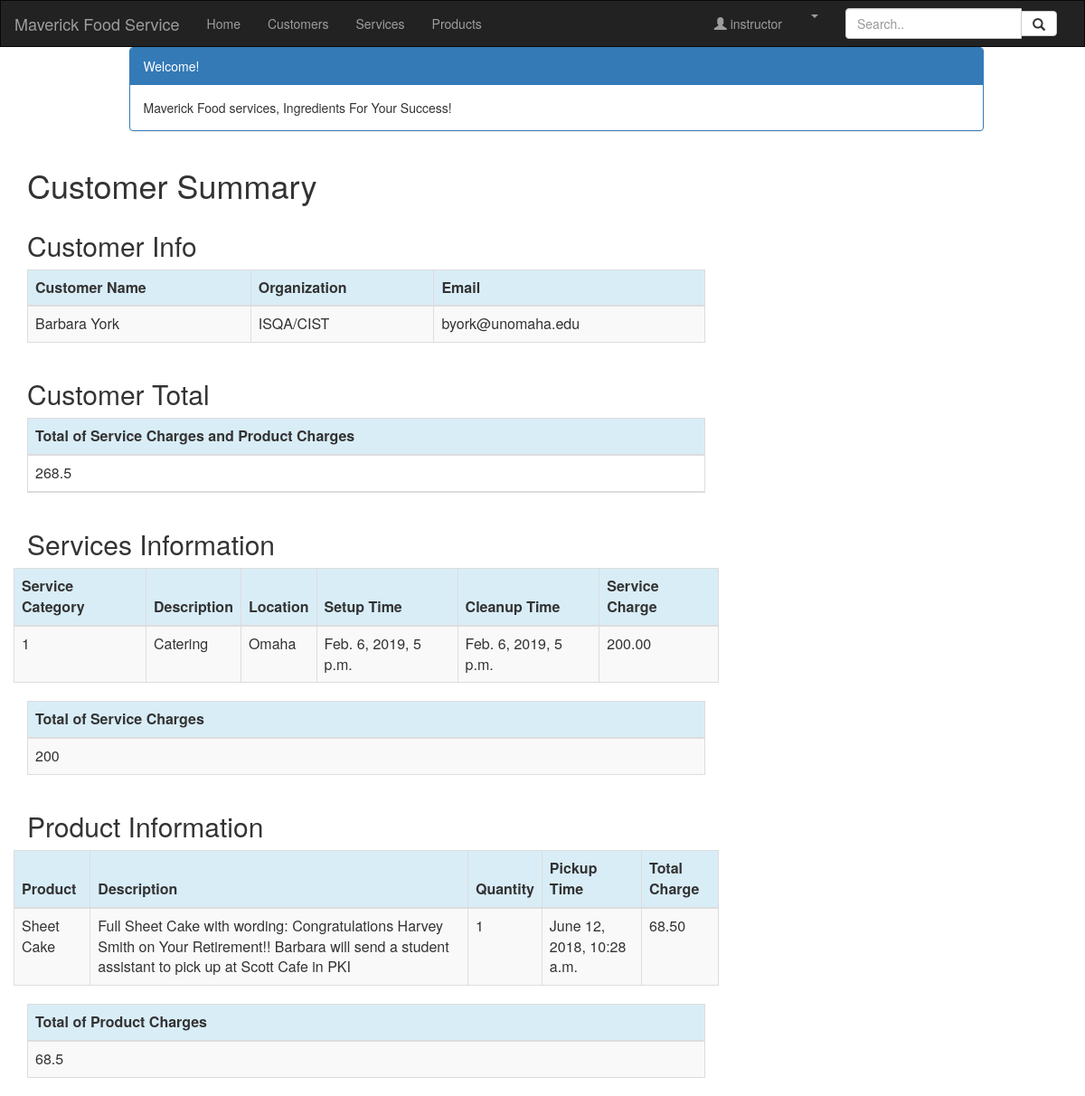
The app's page /customer/26/summary/ (signed in) with its own data.
### crm/models.py (models this page shows, shortened)
class Customer(models.Model):
    cust_name = models.CharField(max_length=50)
    organization = models.CharField(max_length=100, blank=True)
    role = models.CharField(max_length=100)
    email = models.EmailField(max_length=100)
    bldgroom = models.CharField(max_length=100)
    address = models.CharField(max_length=200)
    account_number = models.IntegerField(blank=False, null=False)
    city = models.CharField(max_length=50)
    state = models.CharField(max_length=50)
    zipcode = models.CharField(max_length=10)
    phone_number = models.CharField(max_length=50)
    created_date = models.DateTimeField(
        default=timezone.now)
    updated_date = models.DateTimeField(auto_now_add=True)

class Service(models.Model):
    cust_name = models.ForeignKey(Customer, on_delete=models.CASCADE, related_name='services')
    service_category = models.CharField(max_length=100)
    description = models.TextField()
    location = models.CharField(max_length=200)
    setup_time = models.DateTimeField(
        default=timezone.now)
    cleanup_time = models.DateTimeField(
        default=timezone.now)
    service_charge = models.DecimalField(max_digits=10, decimal_places=2)
    created_date = models.DateTimeField(
        default=timezone.now)
    updated_date = models.DateTimeField(auto_now_add=True)

class Product(models.Model):
    cust_name = models.ForeignKey(Customer, on_delete=models.CASCADE, related_name='products')
    product_name = models.CharField(max_length=100)
    description = models.TextField()
    quantity = models.IntegerField()
    pickup_time = models.DateTimeField(
        default=timezone.now)
    charge = models.DecimalField(max_digits=10, decimal_places=2)
    created_date = models.DateTimeField(
        default=timezone.now)
    updated_date = models.DateTimeField(auto_now_add=True)

### crm/views.py (the view)
# urls.py: path('customer/<int:pk>/summary/', views.summary, name='summary'),
@login_required
def summary(request, pk):
    customer = get_object_or_404(Customer, pk=pk)
    services = Service.objects.filter(cust_name=pk)
    products = Product.objects.filter(cust_name=pk)
    sum_service_charge = Service.objects.filter(cust_name=pk).aggregate(Sum('service_charge'))
    sum_product_charge = Product.objects.filter(cust_name=pk).aggregate(Sum('charge'))
    return render(request, 'crm/summary.html', {'customer': customer,
                                                'products': products,
                                                'services': services,
                                                'sum_service_charge': sum_service_charge,
                                                'sum_product_charge': sum_product_charge, })

### crm/templates/crm/summary.html
{% extends 'crm/base.html' %}
{% block content %}
{% load mathfilters %}
{% load humanize %}
<div class="container">
    <div class="row">
        <div class="col-md-10 col-md-offset-1">
            <div class="panel panel-primary">
                <div class="panel-heading">Welcome!</div>
                <div class="panel-body">
                    Maverick Food services, Ingredients For Your Success!
                </div>
            </div>
        </div>
    </div>
</div>
<div class="row">
    <h1 style="padding-left: 15Px">Customer Summary </h1>
</div>
<div class="row">
    <h2 style="padding-left: 15Px">Customer Info</h2>
</div>
<table class="table table-striped table-bordered table-hover">
    <thead>
    <tr class="bg-info">
        <th>Customer Name</th>
        <th>Organization</th>
        <th>Email</th>
    </tr>
    </thead>
    <tbody>
    <tr>
        <td>{{ customer.cust_name }}</td>
        <td>{{ customer.organization }}</td>
        <td>{{ customer.email }}</td>
    </tr>
    </tbody>
</table>
<div class="row">
    <h2 style="padding-left: 15Px">Customer Total</h2>
</div>
<table class="table table-striped table-bordered table-hover">
    <thead>
    <tr class="bg-info">
        <th>Total of Service Charges and Product Charges</th>
    </tr>
    <td>{{ sum_service_charge.service_charge__sum|addition:sum_product_charge.charge__sum }}</td>
    </thead>
</table>
<div class="row">
    <h2 style="padding-left: 15Px">Services Information</h2>
</div>
<div class="row">
    <table class="table table-striped table-bordered table-hover">
        <thead>
        <tr class="bg-info">
            <th>Service Category</th>
            <th>Description</th>
            <th>Location</th>
            <th>Setup Time</th>
            <th>Cleanup Time</th>
            <th>Service Charge</th>
        </tr>
        </thead>
        <tbody>
        {% for service in services %}
        <tr>
            <td>{{ service.service_category }}</td>
            <td>{{ service.description }}</td>
            <td>{{ service.location }}</td>
            <td>{{ service.setup_time }}</td>
            <td>{{ service.cleanup_time }}</td>
            <td>{{ service.service_charge|intcomma  }}</td>
        </tr>
        {% endfor %}
        </tbody>
    </table>
</div>
<table class="table table-striped table-bordered table-hover">
    <thead>
    <tr class="bg-info">
        <th>Total of Service Charges</th>
    </tr>
    </thead>
    <tbody>
    <tr>
        <td>{{ sum_service_charge.service_charge__sum|intcomma }}</td>
    </tr>
    </tbody>
</table>
<div class="row">
    <h2 style="padding-left: 15Px">Product Information</h2>
</div>
<div class="row">
    <table class="table table-striped table-bordered table-hover">
        <thead>
        <tr class="bg-info">
            <th>Product</th>
            <th>Description</th>
            <th>Quantity</th>
            <th>Pickup Time</th>
            <th>Total Charge</th>
        </tr>
        </thead>
        <tbody>
        {% for product in products %}
        <tr>
            <td>{{ product.product_name }}</td>
            <td>{{ product.description }}</td>
            <td>{{ product.quantity|intcomma }}</td>
            <td>{{ product.pickup_time }}</td>
            <td>{{ product.charge|intcomma }}</td>
        </tr>
        {% endfor %}
        </tbody>
    </table>
</div>
<table class="table table-striped table-bordered table-hover">
    <thead>
    <tr class="bg-info">
        <th>Total of Product Charges</th>
    </tr>
    </thead>
    <tbody>
    <tr>
        <td>{{ sum_product_charge.charge__sum|intcomma }}</td>
    </tr>
    </tbody>
</table>
</div>
{% endblock %}

### crm/templates/crm/base.html (shortened to what this page needs)
{% load staticfiles %}
<html lang="en">
<head>
    <link rel="stylesheet" href="https://maxcdn.bootstrapcdn.com/bootstrap/3.3.7/css/bootstrap.min.css">
</head>
<body id="app-layout">
<nav class="navbar navbar-inverse">
    <div class="container-fluid">
        <div class="navbar-header">
            <a class="navbar-brand" href="/">
                Maverick Food Service
            </a>
        </div>
        <div class="collapse navbar-collapse" id="myNavbar">
            <ul class="nav navbar-nav">
                <li><a href="{% url 'crm:home' %}">Home</a></li>
                <li><a href="{% url 'crm:customer_list' %}">Customers</a></li>
                <li><a href="{% url 'crm:service_list' %}">Services</a></li>
                <li><a href="{% url 'crm:product_list' %}">Products</a></li>
            </ul>
            <form class="navbar-form navbar-right" role="search">
                <div class="form-group input-group">
                    <input type="text" class="form-control" placeholder="Search..">
                    <span class="input-group-btn">
            <button class="btn btn-default" type="button">
              <span class="glyphicon glyphicon-search"></span>
            </button>
          </span>
                </div>
            </form>
            <ul class="nav navbar-nav navbar-right">
                <li><a href="#"><span class="glyphicon glyphicon-user"></span> {{ user.username }}</a></li>
                {% if user.is_authenticated %}
                <li class="dropdown">
                    <a href="#" class="dropdown-toggle" data-toggle="dropdown" role="button" aria-expanded="false">
                        <span class="caret"></span>
                    </a>
                </li>
                {% else %}
                <li><a href="{% url 'login' %}"><span class="glyphicon glyphicon-log-in"></span> Login</a></li>
                {% endif %}
            </ul>
        </div>
    </div>
</nav>
<div class="content container">
    <div class="row">
        <div class="col-md-8">
            {% block content %}{% endblock %}
        </div>
    </div>
</body>
</html>

### crm/templates/crm/base.html (style rules this page uses)
.navbar { margin-bottom: 0; border-radius: 0; }

### records on screen
Customer: cust_name "Barbara York", organization "ISQA/CIST", email "byork@unomaha.edu"
Service: service_category "1", description "Catering", location "Omaha", setup_time "Feb. 6, 2019, 5 p.m.", cleanup_time "Feb. 6, 2019, 5 p.m.", service_charge "200.00"
Product: product_name "Sheet Cake", description "Full Sheet Cake with wording: Congratulations Harvey Smith on Your Retirement!! Barbara will send a student assistant to pick up at Scott Cafe in PKI", quantity "1", pickup_time "June 12, 2018, 10:28 a.m.", charge "68.50"

### other values on screen
{{ user.username }} "instructor"
{{ sum_service_charge.service_charge__sum|intcomma }} "200"
{{ sum_product_charge.charge__sum|intcomma }} "68.5"
